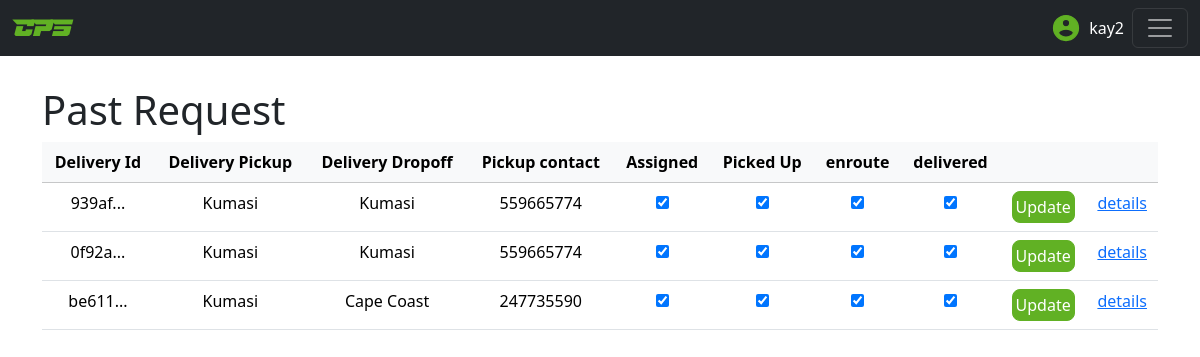
Before: /pastRequests/ (signed in) with the older database file.
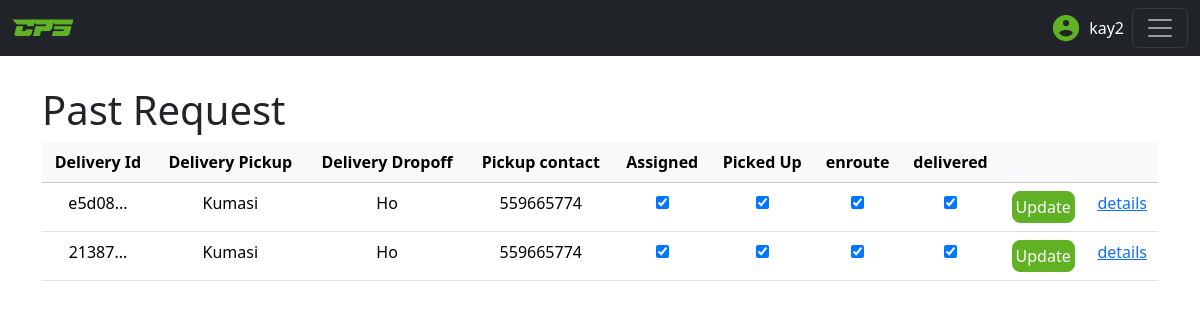
After: the same page with the newer database file.
### delivery/models.py (models this page shows, shortened)
class DeliveryRequest(models.Model):
    class DeliveryLocations(models.TextChoices):
        KUMASI = 'Kumasi', 'Kumasi'
        CAPE_COAST = 'Cape Coast', 'Cape Coast'
        TAKORADI = 'Takoradi', 'Takoradi'
        KOFORIDUA = 'Koforidua', 'Koforidua'
        HO = 'Ho', 'Ho'
        SUNYANI = 'Sunyani', 'Sunyani'
        TARKWA = 'Tarkwa', 'Tarkwa'
        OBUASI = 'Obuasi', 'Obuasi'
        AKOSOMBO = 'Akosombo', 'Akosombo'
        TECHIMAN = 'Techiman', 'Techiman'
        NSAWAM = 'Nsawam', 'Nsawam'
        NKWAKAW = 'Nkwakaw', 'Nkwakaw'
        WINNEBA = 'Winneba', 'Winneba'
        MANKESSIM = 'Mankessim', 'Mankessim'
        SUHUM = 'Suhum', 'Suhum'
        KONONGO = 'Konongo', 'Konongo'
    class PickupLocations(models.TextChoices):
        KUMASI = 'Kumasi', 'Kumasi'
    user = models.ForeignKey(User,on_delete=models.CASCADE,null=True,blank=True)
    unique_id = models.UUIDField(default=uuid.uuid4,editable=False,unique=True)
    orderQuantity = models.PositiveIntegerField()
    product = models.CharField(max_length=255,null=True)
    pickupNumber = models.PositiveIntegerField()
    deliveryPoint = models.CharField(max_length=10,choices=DeliveryLocations.choices,default=DeliveryLocations.KUMASI)
    dropoffLocation = models.CharField(max_length=255,null=True)
    dropoffNumber = models.PositiveIntegerField()
    dropoffName = models.CharField(max_length=255,null=True)
    pickupPoint = models.CharField(max_length=10, choices=PickupLocations.choices,default=PickupLocations.KUMASI)
    pickupLocation = models.CharField(max_length=255,null=True)
    productFee = models.FloatField()
    additionalInfo = models.TextField()
    delivered = models.BooleanField(default=False)
    assigned = models.BooleanField(default=False)
    enroute = models.BooleanField(default=False)
    pickedUp = models.BooleanField(default=False)
    rider = models.ForeignKey(Rider,on_delete=models.SET_DEFAULT,related_name='assignments',default=None,null=True,blank=True)
    restaurantOrder = models.OneToOneField(RestaurantOrder,default=None,null=True,blank=True,on_delete=models.CASCADE)

### adminConsole/views.py (the view)
# urls.py: path('pastRequests/',pastProcessedRequest,name='pastProcessedRequest'),
@login_required(login_url='/login/')
def pastProcessedRequest(request):
    DeliveryRequests = DeliveryRequest.objects.filter(delivered=True).values()
    context ={
        'DeliveryRequests':DeliveryRequests,
    }
    return render(request,'html/pastProcessedRequest.html',context)

### adminConsole/templatetags/adminConsole_extras.py (called while the page is built)
@register.filter
def split(arg1,arg2):
    return arg1[0:arg2]

### adminConsole/templates/html/pastProcessedRequest.html (shortened to what this page needs)
{% load static %}
{% load adminConsole_extras %}
<!DOCTYPE html>
<html lang="en">
<head>
    <link href="https://cdn.jsdelivr.net/npm/bootstrap@5.3.3/dist/css/bootstrap.min.css" rel="stylesheet"
>
</head>
<body>
        <nav class="navbar navbar-dark bg-dark">
            <div class="container-fluid">
                <a class="navbar-brand" href="#">CPS</a>
                <div style="display: flex; align-items: center; gap: 8px;">
                    <span style="color:white;">{{request.user}}</span>
                    <button class="navbar-toggler" type="button" data-bs-toggle="offcanvas"
                        data-bs-target="#offcanvasDarkNavbar" aria-controls="offcanvasDarkNavbar"
                        aria-label="Toggle navigation">
                        <span class="navbar-toggler-icon"></span>
                    </button>
                </div>
            </div>
        </nav>
    <div class="container table-responsive"style="margin-top:30px;" >
        <h1>Past Request</h1>
        <table class="table">
            <thead class="table-light" style="text-align: center;">
                <th>Delivery Id</th>
                <th>Delivery Pickup</th>
                <th>Delivery Dropoff</th>
                <th>Pickup contact</th>
                <th>Assigned</th>
                <th>Picked Up</th>
                <th>enroute</th>
                <th>delivered</th>
                <th></th>
                <th></th>
            </thead>
            <tbody  style="text-align: center;">
                {% for data in DeliveryRequests %}
                <tr>
                    <td>{{data.unique_id|stringformat:'s'|split:5}}...</td>
                    <td>{{data.pickupPoint}}</td>
                    <td>{{data.deliveryPoint}}</td>
                    <td>{{data.pickupNumber}}</td>
                    <td>
                        {% if data.assigned == False %}
                        <input type="checkbox" name="assigned" disabled>
                        {% else %}
                        <input type="checkbox" name="assigned" checked>
                        {% endif %}
                    </td>
                    <td>
                        {% if data.pickedUp == False %}
                        <input type="checkbox" name="assigned" disabled>
                        {% else %}
                        <input type="checkbox" name="assigned" checked>
                        {% endif %}
                    </td>
                    <td>
                        {% if data.enroute == False %}
                        <input type="checkbox" name="assigned" disabled>
                        {% else %}
                        <input type="checkbox" name="assigned" checked>
                        {% endif %}
                    </td>
                    <td>
                        {% if data.delivered == False %}
                        <input type="checkbox" name="assigned" disabled>
                        {% else %}
                        <input type="checkbox" name="assigned" checked>
                        {% endif %}
                    </td>
                    <td><button style="background-color:#61b124; padding: 3px; border: 1px solid #61b124;
                    border-radius: 0.5rem; color: white;">Update</button></td>
                    <td><a href="{% url 'managementUpdate' data.unique_id %}">details</a></td>
                </tr>
                {% endfor %}
            </tbody>
        </table>
    </div>
</body>
</html>

Changed rows visible on the page:
removed DeliveryRequest: unique_id|split "939af", pickupPoint "Kumasi", deliveryPoint "Kumasi", pickupNumber "559665774"
removed DeliveryRequest: unique_id|split "0f92a", pickupPoint "Kumasi", deliveryPoint "Kumasi", pickupNumber "559665774"
removed DeliveryRequest: unique_id|split "be611", pickupPoint "Kumasi", deliveryPoint "Cape Coast", pickupNumber "247735590"
added DeliveryRequest: unique_id|split "e5d08", pickupPoint "Kumasi", deliveryPoint "Ho", pickupNumber "559665774"
added DeliveryRequest: unique_id|split "21387", pickupPoint "Kumasi", deliveryPoint "Ho", pickupNumber "559665774"
